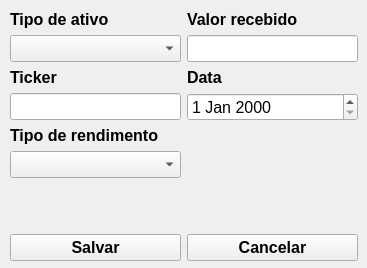
<?xml version="1.0" encoding="UTF-8"?>
<ui version="4.0">
 <class>NewYieldWindow</class>
 <widget class="QMainWindow" name="NewYieldWindow">
  <property name="geometry">
   <rect>
    <x>0</x>
    <y>0</y>
    <width>367</width>
    <height>268</height>
   </rect>
  </property>
  <property name="windowTitle">
   <string>Novo Rendimento</string>
  </property>
  <widget class="QWidget" name="centralwidget">
   <widget class="QWidget" name="">
    <property name="geometry">
     <rect>
      <x>10</x>
      <y>10</y>
      <width>348</width>
      <height>251</height>
     </rect>
    </property>
    <layout class="QVBoxLayout" name="verticalLayout_4">
     <item>
      <layout class="QHBoxLayout" name="horizontalLayout">
       <item>
        <layout class="QVBoxLayout" name="verticalLayout">
         <item>
          <widget class="QLabel" name="label_assetType">
           <property name="font">
            <font>
             <pointsize>12</pointsize>
             <weight>75</weight>
             <bold>true</bold>
            </font>
           </property>
           <property name="text">
            <string>Tipo de ativo</string>
           </property>
          </widget>
         </item>
         <item>
          <widget class="QComboBox" name="comboBox_assetType">
           <property name="font">
            <font>
             <pointsize>12</pointsize>
            </font>
           </property>
          </widget>
         </item>
         <item>
          <widget class="QLabel" name="label_ticker">
           <property name="font">
            <font>
             <pointsize>12</pointsize>
             <weight>75</weight>
             <bold>true</bold>
            </font>
           </property>
           <property name="text">
            <string>Ticker</string>
           </property>
          </widget>
         </item>
         <item>
          <widget class="QLineEdit" name="lineEdit_ticker">
           <property name="font">
            <font>
             <pointsize>12</pointsize>
            </font>
           </property>
          </widget>
         </item>
         <item>
          <widget class="QLabel" name="label_yieldType">
           <property name="font">
            <font>
             <pointsize>12</pointsize>
             <weight>75</weight>
             <bold>true</bold>
            </font>
           </property>
           <property name="text">
            <string>Tipo de rendimento</string>
           </property>
          </widget>
         </item>
         <item>
          <widget class="QComboBox" name="comboBox_yieldType">
           <property name="font">
            <font>
             <pointsize>12</pointsize>
            </font>
           </property>
          </widget>
         </item>
        </layout>
       </item>
       <item>
        <layout class="QVBoxLayout" name="verticalLayout_2">
         <item>
          <widget class="QLabel" name="label_value">
           <property name="font">
            <font>
             <pointsize>12</pointsize>
             <weight>75</weight>
             <bold>true</bold>
            </font>
           </property>
           <property name="text">
            <string>Valor recebido</string>
           </property>
          </widget>
         </item>
         <item>
          <widget class="QLineEdit" name="lineEdit_value">
           <property name="font">
            <font>
             <pointsize>12</pointsize>
            </font>
           </property>
          </widget>
         </item>
         <item>
          <widget class="QLabel" name="label_data">
           <property name="font">
            <font>
             <pointsize>12</pointsize>
             <weight>75</weight>
             <bold>true</bold>
            </font>
           </property>
           <property name="text">
            <string>Data</string>
           </property>
          </widget>
         </item>
         <item>
          <widget class="QDateEdit" name="dateEdit">
           <property name="font">
            <font>
             <pointsize>12</pointsize>
            </font>
           </property>
          </widget>
         </item>
         <item>
          <spacer name="verticalSpacer">
           <property name="orientation">
            <enum>Qt::Vertical</enum>
           </property>
           <property name="sizeHint" stdset="0">
            <size>
             <width>20</width>
             <height>40</height>
            </size>
           </property>
          </spacer>
         </item>
        </layout>
       </item>
      </layout>
     </item>
     <item>
      <layout class="QVBoxLayout" name="verticalLayout_3">
       <item>
        <spacer name="verticalSpacer_2">
         <property name="orientation">
          <enum>Qt::Vertical</enum>
         </property>
         <property name="sizeHint" stdset="0">
          <size>
           <width>20</width>
           <height>40</height>
          </size>
         </property>
        </spacer>
       </item>
       <item>
        <layout class="QHBoxLayout" name="horizontalLayout_2">
         <item>
          <widget class="QPushButton" name="pushButton_save">
           <property name="font">
            <font>
             <pointsize>12</pointsize>
             <weight>75</weight>
             <bold>true</bold>
            </font>
           </property>
           <property name="text">
            <string>Salvar</string>
           </property>
          </widget>
         </item>
         <item>
          <widget class="QPushButton" name="pushButton_cancel">
           <property name="font">
            <font>
             <pointsize>12</pointsize>
             <weight>75</weight>
             <bold>true</bold>
            </font>
           </property>
           <property name="text">
            <string>Cancelar</string>
           </property>
          </widget>
         </item>
        </layout>
       </item>
      </layout>
     </item>
    </layout>
   </widget>
  </widget>
 </widget>
 <resources/>
 <connections/>
</ui>
